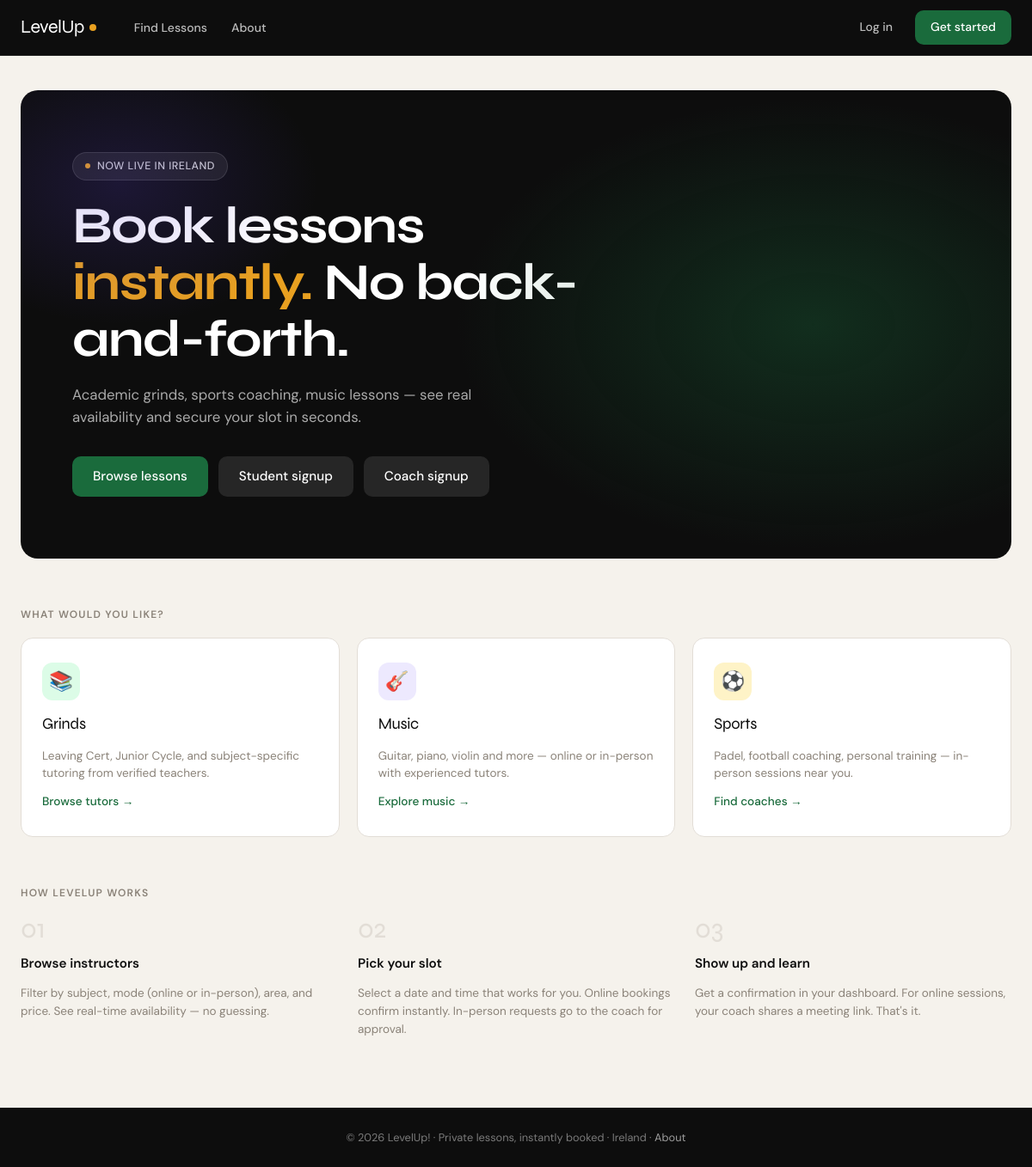
The page / on the database its author committed.
### core/models.py (models this page shows, shortened)
class Category(models.Model):
    name = models.CharField(max_length=30, unique=True)

### core/views.py (the view)
# urls.py: path("", views.home, name="home"),
def home(request):
    _seed_data()
    categories = Category.objects.all().order_by("name")
    return render(request, "core/home.html", {"categories": categories})

### core/context_processors.py (called while the page is built)
def google_maps(request):
    return {
        "google_maps_key": getattr(settings, "GOOGLE_MAPS_API_KEY", ""),
    }

### Templates/core/home.html (shortened to what this page needs)
{% extends "core/base.html" %}
{% block content %}
<div class="hero lu-fadein">
    <div class="hero-eyebrow">
        <span class="hero-eyebrow-dot"></span>
        Now live in Ireland
    </div>
    <h1>Book lessons<br><em>instantly.</em> No back-and-forth.</h1>
    <p>
        Academic grinds, sports coaching, music lessons —
        see real availability and secure your slot in seconds.
    </p>
    <div class="hero-ctas">
        <a href="{% url 'find_lessons' %}" class="lu-btn lu-btn-primary" style="font-size:.95rem; padding: 11px 24px;">
            Browse lessons
        </a>
        <a href="{% url 'signup_student' %}" class="lu-btn" style="background:rgba(255,255,255,.1); color:#fff; font-size:.95rem; padding: 11px 24px;">
            Student signup
        </a>
        <a href="{% url 'signup_coach' %}" class="lu-btn" style="background:rgba(255,255,255,.1); color:#fff; font-size:.95rem; padding: 11px 24px;">
            Coach signup
        </a>
    </div>
</div>
<div class="lu-fadein-2" style="margin-bottom:56px;">
    <div class="section-label">What would you like?</div>
    <div class="lu-grid-3">
        {% for category in categories %}
            {% if category.name == "Grinds" %}
                <a href="{% url 'find_lessons' %}?category={{ category.id }}" class="cat-card">
                    <div class="cat-icon cat-icon-grinds">📚</div>
                    <div class="cat-name">{{ category.name }}</div>
                    <div class="cat-desc">Leaving Cert, Junior Cycle, and subject-specific tutoring from verified teachers.</div>
                    <div class="cat-arrow">Browse tutors →</div>
                </a>
            {% elif category.name == "Sports" %}
                <a href="{% url 'find_lessons' %}?category={{ category.id }}" class="cat-card">
                    <div class="cat-icon cat-icon-sports">⚽</div>
                    <div class="cat-name">{{ category.name }}</div>
                    <div class="cat-desc">Padel, football coaching, personal training — in-person sessions near you.</div>
                    <div class="cat-arrow">Find coaches →</div>
                </a>
            {% elif category.name == "Music" %}
                <a href="{% url 'find_lessons' %}?category={{ category.id }}" class="cat-card">
                    <div class="cat-icon cat-icon-music">🎸</div>
                    <div class="cat-name">{{ category.name }}</div>
                    <div class="cat-desc">Guitar, piano, violin and more — online or in-person with experienced tutors.</div>
                    <div class="cat-arrow">Explore music →</div>
                </a>
            {% endif %}
        {% endfor %}
    </div>
</div>
<div class="lu-fadein-3">
    <div class="section-label">How LevelUp works</div>
    <div class="steps">
        <div class="step">
            <div class="step-num">01</div>
            <div class="step-title">Browse instructors</div>
            <div class="step-desc">Filter by subject, mode (online or in-person), area, and price. See real-time availability — no guessing.</div>
        </div>
        <div class="step">
            <div class="step-num">02</div>
            <div class="step-title">Pick your slot</div>
            <div class="step-desc">Select a date and time that works for you. Online bookings confirm instantly. In-person requests go to the coach for approval.</div>
        </div>
        <div class="step">
            <div class="step-num">03</div>
            <div class="step-title">Show up and learn</div>
            <div class="step-desc">Get a confirmation in your dashboard. For online sessions, your coach shares a meeting link. That's it.</div>
        </div>
    </div>
</div>
{% endblock %}

### Templates/core/base.html (style rules this page uses)
:root { --ink: #0d0d0d; --canvas: #f5f2ec; --cream: #fffdf8; --muted: #8a8278; --border: #e2ddd6; --accent: #1a6b3c; --accent2: #e8a020; --accent3: #5b3fd4; --card-bg: #ffffff; --shadow: 0 2px 12px rgba(13,13,13,0.07); --shadow-lg: 0 8px 40px rgba(13,13,13,0.13); --radius: 14px; --font-display: 'Syne', sans-serif; --font-body: 'DM Sans', sans-serif; }
*, *::before, *::after { box-sizing: border-box; margin: 0; padding: 0; }
html { scroll-behavior: smooth; }
body { background: var(--canvas); color: var(--ink); font-family: var(--font-body); font-size: 15px; line-height: 1.65; -webkit-font-smoothing: antialiased; }
.lu-btn { display: inline-flex; align-items: center; gap: 6px; padding: 8px 18px; border-radius: 10px; font-family: var(--font-body); font-size: 0.875rem; font-weight: 500; cursor: pointer; text-decoration: none; border: none; transition: all .18s; }
.lu-btn-primary { background: var(--accent); color: #fff; }
p { margin-bottom: 0; }
.lu-grid-3 { display: grid; grid-template-columns: repeat(3, 1fr); gap: 20px; }
.lu-fadein { animation: fadeUp .45s ease both; }
.lu-fadein-2 { animation: fadeUp .45s .1s ease both; }
.lu-fadein-3 { animation: fadeUp .45s .2s ease both; }

### Templates/core/home.html (style rules this page uses)
.hero { background: var(--ink); border-radius: 20px; padding: 72px 60px; margin-bottom: 56px; position: relative; overflow: hidden; }
.hero::before { content: ''; position: absolute; inset: 0; background: radial-gradient(ellipse 60% 80% at 80% 50%, rgba(26,107,60,.35) 0%, transparent 60%), radial-gradient(ellipse 40% 60% at 10% 20%, rgba(91,63,212,.2) 0%, transparent 50%); pointer-events: none; }
.hero-eyebrow { display: inline-flex; align-items: center; gap: 8px; background: rgba(255,255,255,.08); border: 1px solid rgba(255,255,255,.12); border-radius: 20px; padding: 5px 14px; font-size: .78rem; font-weight: 500; color: rgba(255,255,255,.8); letter-spacing: .04em; text-transform: uppercase; margin-bottom: 20px; }
.hero-eyebrow-dot { width: 6px; height: 6px; background: var(--accent2); border-radius: 50%; animation: pulse 2s ease infinite; }
.hero h1 { font-family: var(--font-display); font-size: clamp(2.4rem, 5vw, 4rem); color: #fff; line-height: 1.1; letter-spacing: -1.5px; margin-bottom: 18px; max-width: 640px; }
.hero h1 em { font-style: normal; color: var(--accent2); }
.hero p { color: rgba(255,255,255,.65); font-size: 1.05rem; max-width: 520px; margin-bottom: 32px; line-height: 1.6; }
.hero-ctas { display: flex; gap: 12px; flex-wrap: wrap; }
.section-label { font-size: .75rem; font-weight: 600; letter-spacing: .1em; text-transform: uppercase; color: var(--muted); margin-bottom: 16px; }
.cat-card { background: var(--card-bg); border: 1px solid var(--border); border-radius: var(--radius); padding: 28px 24px; display: flex; flex-direction: column; gap: 12px; text-decoration: none; color: var(--ink); transition: transform .18s, box-shadow .18s, border-color .18s; cursor: pointer; }
.cat-icon { width: 44px; height: 44px; border-radius: 12px; display: flex; align-items: center; justify-content: center; font-size: 1.4rem; }
.cat-icon-grinds { background: #dcfce7; }
.cat-icon-sports { background: #fef3c7; }
.cat-icon-music { background: #ede9fe; }
.cat-name { font-family: var(--font-display); font-size: 1.15rem; letter-spacing: -0.3px; }
.cat-desc { font-size: .845rem; color: var(--muted); line-height: 1.5; }
.cat-arrow { margin-top: auto; font-size: .85rem; font-weight: 500; color: var(--accent); display: flex; align-items: center; gap: 4px; }
.steps { display: grid; grid-template-columns: repeat(3, 1fr); gap: 24px; }
.step { display: flex; flex-direction: column; gap: 12px; }
.step-num { font-family: var(--font-display); font-size: 2rem; color: var(--border); line-height: 1; }
.step-title { font-weight: 600; font-size: .95rem; }
.step-desc { font-size: .845rem; color: var(--muted); line-height: 1.55; }

### rows shown on the page
Category: name "Grinds"
Category: name "Music"
Category: name "Sports"
